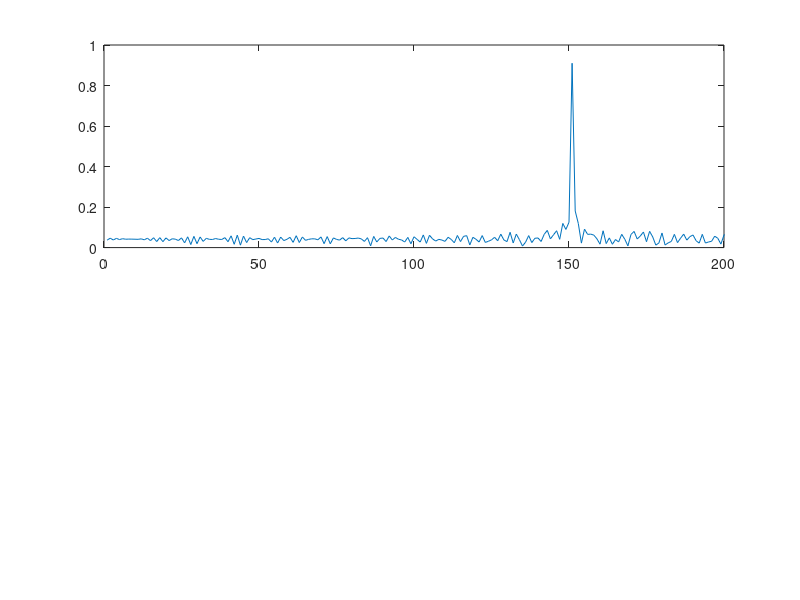
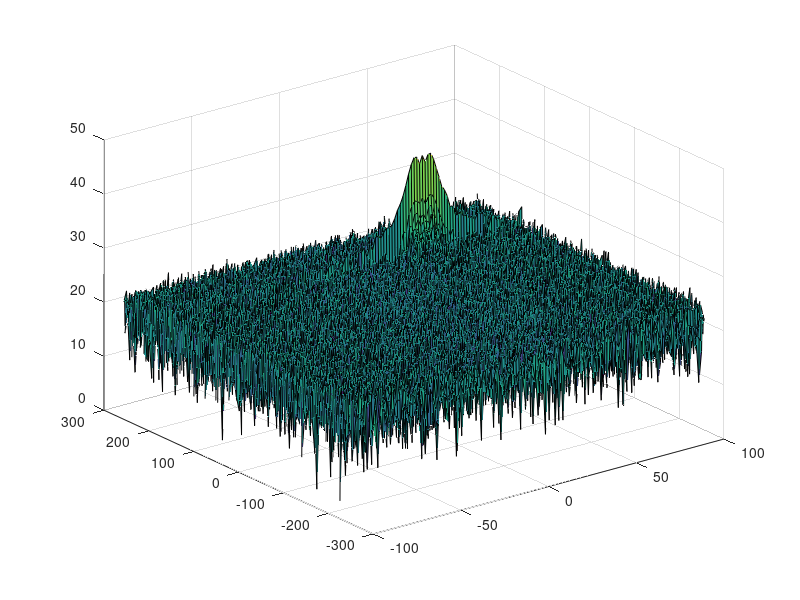
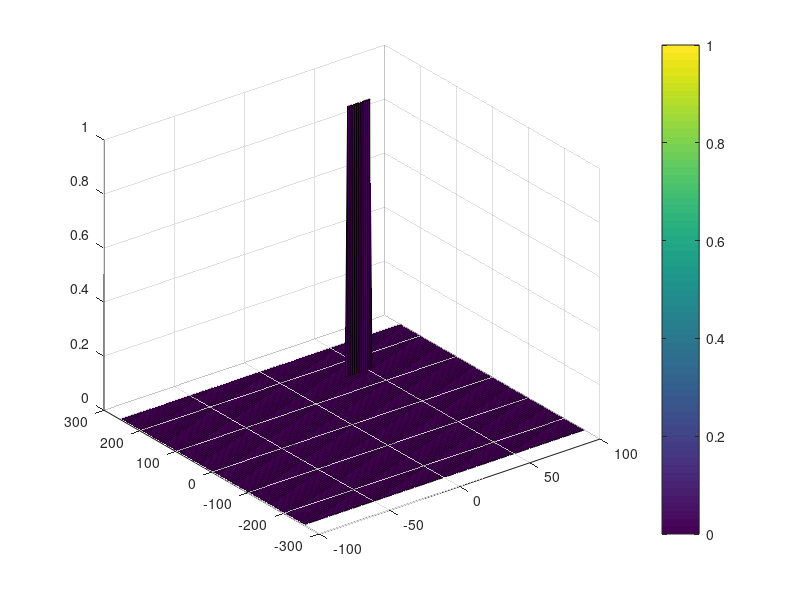

MATLAB code for these plots, in order:
clear all
clc;

%% Radar Specifications 
%%%%%%%%%%%%%%%%%%%%%%%%%%%
% Frequency of operation = 77GHz
% Max Range = 200m
Rmax = 200;
% Range Resolution = 1 m
range_res = 1;
% Max Velocity = 100 m/s
%%%%%%%%%%%%%%%%%%%%%%%%%%%

%speed of light = 3e8
c = 3e8;
%% User Defined Range and Velocity of target
% *%TODO* :
% define the target's initial position and velocity. Note : Velocity
% remains contant
range = 150;
original_range = range;
vel   = 45;


%% FMCW Waveform Generation

% *%TODO* :
%Design the FMCW waveform by giving the specs of each of its parameters.
% Calculate the Bandwidth (B), Chirp Time (Tchirp) and Slope (slope) of the FMCW
% chirp using the requirements above.
B = c/(2 * range_res);
Tchirp = (5.5 * 2 * Rmax)/c;
slope = B/Tchirp;

%Operating carrier frequency of Radar 
fc= 77e9;             %carrier freq

                                                          
%The number of chirps in one sequence. Its ideal to have 2^ value for the ease of running the FFT
%for Doppler Estimation. 
Nd=128;                   % #of doppler cells OR #of sent periods % number of chirps

%The number of samples on each chirp. 
Nr=1024;                  %for length of time OR # of range cells

% Timestamp for running the displacement scenario for every sample on each
% chirp
t=linspace(0,Nd*Tchirp,Nr*Nd); %total time for samples


%Creating the vectors for Tx, Rx and Mix based on the total samples input.
Tx=zeros(1,length(t)); %transmitted signal
Rx=zeros(1,length(t)); %received signal
Mix = zeros(1,length(t)); %beat signal

%Similar vectors for range_covered and time delay.
r_t=zeros(1,length(t));
td=zeros(1,length(t));


%% Signal generation and Moving Target simulation
% Running the radar scenario over the time. 

for i=1:length(t)         
    
    
    % *%TODO* :
    %For each time stamp update the Range of the Target for constant velocity.
    range = original_range + vel * t(i);
    
    % *%TODO* :
    %For each time sample we need update the transmitted and
    %received signal. 
    Tx(i) = cos(2 * pi * ((fc * t(i) + (slope * t(i)^2)/2)));
    tau = (range * 2)/c;
    Rx(i) = cos(2 * pi * ((fc * (t(i) - tau)) + (slope * (t(i) - tau)^2)/2));
    
    % *%TODO* :
    %Now by mixing the Transmit and Receive generate the beat signal
    %This is done by element wise matrix multiplication of Transmit and
    %Receiver Signal
    Mix(i) = Tx(i) .*  Rx(i);
    
end

%% RANGE MEASUREMENT


 % *%TODO* :
%reshape the vector into Nr*Nd array. Nr and Nd here would also define the size of
%Range and Doppler FFT respectively.
res = reshape(Mix, [Nr,Nd]);

 % *%TODO* :
%run the FFT on the beat signal along the range bins dimension (Nr) and
%normalize.
res = fft(res,[],1);
res = res./max(max(res));
 % *%TODO* :
% Take the absolute value of FFT output
res = abs(res);

 % *%TODO* :
% Output of FFT is double sided signal, but we are interested in only one side of the spectrum.
% Hence we throw out half of the samples.
res = res(1:Nr/2);

%plotting the range
figure ('Name','Range from First FFT')
subplot(2,1,1)

 % *%TODO* :
 % plot FFT output 
 plot(res);

 
axis ([0 200 0 1]);



%% RANGE DOPPLER RESPONSE
% The 2D FFT implementation is already provided here. This will run a 2DFFT
% on the mixed signal (beat signal) output and generate a range doppler
% map.You will implement CFAR on the generated RDM


% Range Doppler Map Generation.

% The output of the 2D FFT is an image that has reponse in the range and
% doppler FFT bins. So, it is important to convert the axis from bin sizes
% to range and doppler based on their Max values.

Mix=reshape(Mix,[Nr,Nd]);

% 2D FFT using the FFT size for both dimensions.
sig_fft2 = fft2(Mix,Nr,Nd);

% Taking just one side of signal from Range dimension.
sig_fft2 = sig_fft2(1:Nr/2,1:Nd);
sig_fft2 = fftshift (sig_fft2);
RDM = abs(sig_fft2);
RDM = 10*log10(RDM) ;

%use the surf function to plot the output of 2DFFT and to show axis in both
%dimensions
doppler_axis = linspace(-100,100,Nd);
range_axis = linspace(-200,200,Nr/2)*((Nr/2)/400);
figure,surf(doppler_axis,range_axis,RDM);

%% CFAR implementation

%Slide Window through the complete Range Doppler Map

% *%TODO* :
%Select the number of Training Cells in both the dimensions.
num_training = [20,20];

% *%TODO* :
%Select the number of Guard Cells in both dimensions around the Cell under 
%test (CUT) for accurate estimation
num_guard = [5,5];

% *%TODO* :
% offset the threshold by SNR value in dB
offset_threshold = 6;

% *%TODO* :
%Create a vector to store noise_level for each iteration on training cells
noise_level = zeros(num_training(1),num_training(2));


% *%TODO* :
%design a loop such that it slides the CUT across range doppler map by
%giving margins at the edges for Training and Guard Cells.
%For every iteration sum the signal level within all the training
%cells. To sum convert the value from logarithmic to linear using db2pow
%function. Average the summed values for all of the training
%cells used. After averaging convert it back to logarithimic using pow2db.
%Further add the offset to it to determine the threshold. Next, compare the
%signal under CUT with this threshold. If the CUT level > threshold assign
%it a value of 1, else equate it to 0.

grid_size = [num_training(1)*2 + num_guard(1)*2 + 1, num_training(2) * 2 + num_guard(2) * 2 + 1];
RDM_size = size(RDM);
RDM_lin = db2pow(RDM);
% Loop from first row that can be computed to the last row
RDM_res = zeros(size(RDM));
num_train_cells = num_training(1) * num_training(2) - num_guard(1) * num_guard(2);
for i = 1 + num_training(1) + num_guard(1): RDM_size(1) - num_training(1) - num_guard(1) -1
    % Loop from first target cell to last target cell in each row
    for j = 1 + num_training(2) + num_guard(2):RDM_size(2) - num_training(2) - num_guard(2) - 1 
        % Use RDM[x,y] as the matrix from the output of 2D FFT for implementing
        % CFAR
   
       % sum powers of training cells = sum of training grid - sum of guard
        % grid
   
        training_grid = [[i - num_guard(1) - num_training(1), j - num_guard(2) - num_training(2)];
                         [i + num_guard(1) + num_training(1), j + num_guard(2) + num_training(2)]
                        ];
        guard_grid = [[i - num_guard(1) , j - num_guard(2)];
                      [i + num_guard(1) , j + num_guard(2) ]];
        
        training_pow = sum(sum(RDM_lin(training_grid(1,1) : training_grid(2,1), training_grid(1,2):training_grid(2,2))));
        grid_pow = sum(sum(RDM_lin(guard_grid(1,1) : guard_grid(2,1), guard_grid(1,2):guard_grid(2,2))));
        
        final_avg_pow = pow2db( (training_pow - grid_pow)/num_train_cells);
        
        if(RDM(i,j) > (final_avg_pow + offset_threshold))
            RDM_res(i,j) = 1;
        end
        
    end
end


% *%TODO* :
% The process above will generate a thresholded block, which is smaller 
%than the Range Doppler Map as the CUT cannot be located at the edges of
%matrix. Hence,few cells will not be thresholded. To keep the map size same
% set those values to 0. 
 



% *%TODO* :
%display the CFAR output using the Surf function like we did for Range
%Doppler Response output.
figure,surf(doppler_axis,range_axis,RDM_res);
colorbar;


 
 